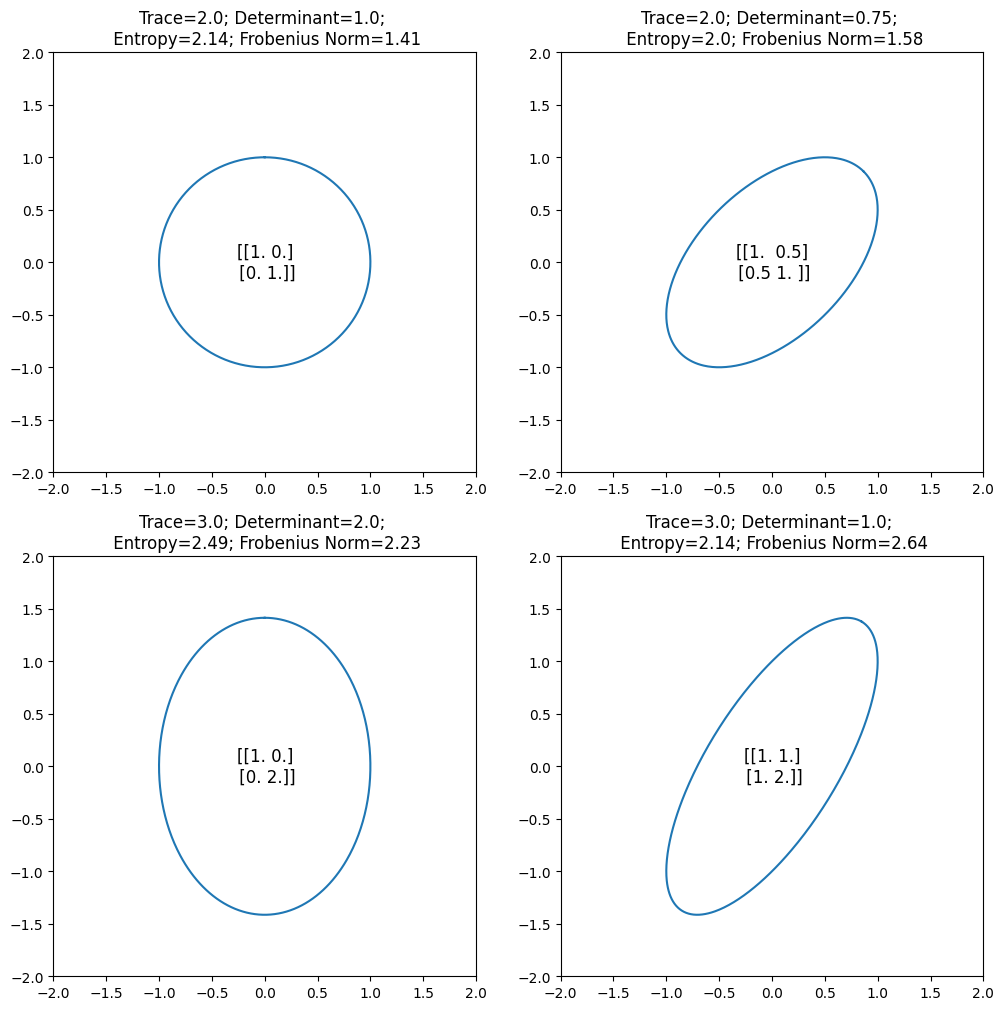

Generate this figure with Python:
#%%
import numpy as np
import matplotlib.pyplot as plt

def covariance_mat(var1, var2, cor):
    var12 = var1 * var2 * cor
    return np.array([[var1, var12], [var12, var2]])

def cov_ellipse(cov):
    eigenvalues, eigenvectors = np.linalg.eigh(cov)
    eigenvalues = eigenvalues[::-1]
    eigenvectors = eigenvectors[:, ::-1]
    axis_lengths = np.sqrt(eigenvalues)
    theta = np.linspace(0, 2 * np.pi, 500)
    circle = np.array([np.cos(theta), np.sin(theta)])  # Shape (2, N)
    ellipse = eigenvectors @ (axis_lengths[:, None] * circle)  # Shape (2, N)
    return ellipse

def entropy(cov):
    D = cov.shape[0]
    return 0.5*(D*np.log(np.pi) + D + np.log(np.linalg.det(cov)))

#%%
cov1 = covariance_mat(1.,1.,0.)
cov2 = covariance_mat(1.,1.,0.5)
cov3 = covariance_mat(1.,2.,0.)
cov4 = covariance_mat(1.,2.,0.5)
covs = [[cov1, cov2],[cov3,cov4]]

#%%
fig, ax = plt.subplots(2,2,figsize=(12,12))
for i in range(2):
    for j in range(2):
        ax[i,j].plot(cov_ellipse(covs[i][j])[0], cov_ellipse(covs[i][j])[1])
        ax[i,j].set_xlim(-2,2)
        ax[i,j].set_ylim(-2,2)
        ax[i,j].set_title(f'Trace={np.trace(covs[i][j]).astype(float)}; Determinant={np.linalg.det(covs[i][j]).astype(float)}; \n Entropy={int(entropy(covs[i][j])*100)/100}; Frobenius Norm={int(np.linalg.norm(covs[i][j])*100)/100}')
        ax[i,j].text(0, 0, f'{covs[i][j]}', ha='center', va='center', fontsize=12)        
fig.show()
